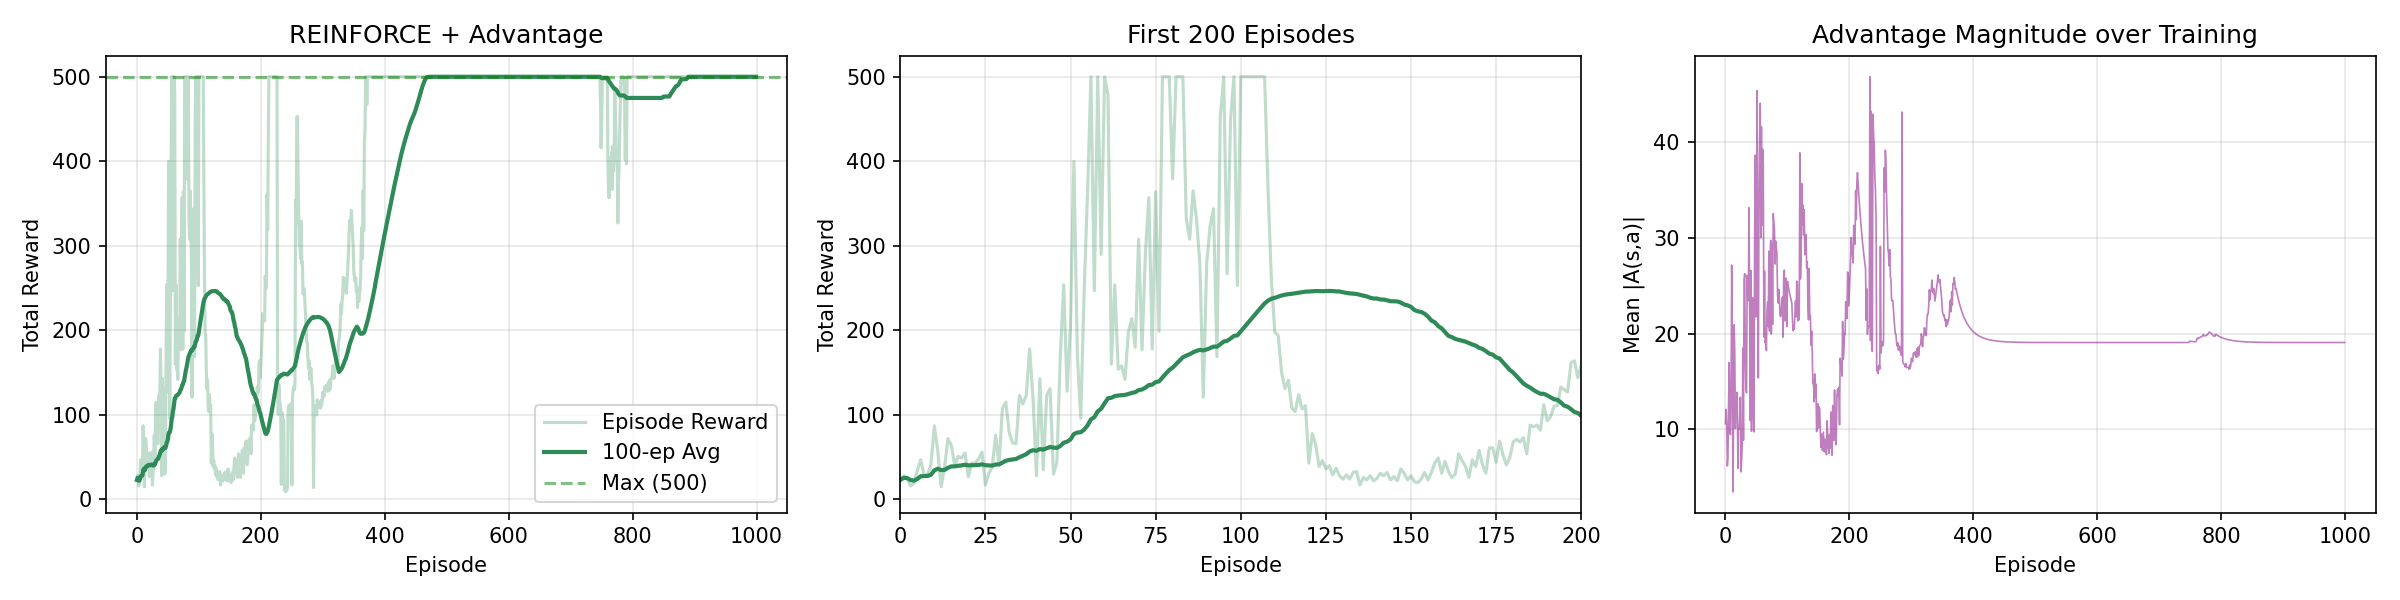

Python code for this plot:
"""
第 4 章 REINFORCE + 优势函数（Advantage Function）—— 完整版策略梯度

核心改进（对应 chapter4_order.md §4.5.2）:
    在基线的基础上，用"该动作之后的折扣回报"替代整场总分，实现正确的信用分配。
    权重 = G_t - b = A(s_t, a_t)，即优势函数。

公式对照:
    折扣回报:  G_t = Σ_{k=t+1}^T γ^{k-t-1} r_k                     —— §4.5.2 解法2
    优势函数:  A(s_t, a_t) = G_t - b                                —— §4.5.2 末尾
    梯度:      ∇R̄_θ ≈ (1/N) Σ_n Σ_t  A(s_t, a_t) · ∇log π_θ(a_t|s_t)
    损失:      L = - Σ_t A(s_t, a_t) · log π_θ(a_t | s_t)

三个版本的演进:
    reinforce.py              → 权重 = R(τ)       （整场总分，无基线，无信用分配）
    reinforce_baseline.py     → 权重 = G_t - b     （折扣回报 + 基线）
    reinforce_advantage.py    → 权重 = A(s_t, a_t) （优势函数 = 本章最完整版本）

优势函数的含义:
    "在状态 s_t 采取动作 a_t，相对于平均水平有多好"
    A > 0 → 这个动作比平均好 → 提升概率
    A < 0 → 这个动作比平均差 → 降低概率
    这正是后续 Actor-Critic / A2C / PPO 的核心组件。

运行方式:
    python reinforce_advantage.py
"""

import gymnasium as gym
import torch
import torch.nn as nn
import torch.nn.functional as F
import torch.optim as optim
import numpy as np
import matplotlib
matplotlib.use('Agg')
import matplotlib.pyplot as plt
import sys
import os

if hasattr(sys.stdout, 'reconfigure'):
    sys.stdout.reconfigure(encoding='utf-8')


# ──────────────────────────────────────────────────────────────────
# 策略网络（Actor）
# ──────────────────────────────────────────────────────────────────
class PolicyNet(nn.Module):
    """两层 MLP，输入状态 → 输出动作 logits。"""

    def __init__(self, state_dim, action_dim, hidden_dim=128):
        super().__init__()
        self.fc1 = nn.Linear(state_dim, hidden_dim)
        self.fc2 = nn.Linear(hidden_dim, action_dim)

    def forward(self, x):
        x = F.relu(self.fc1(x))
        return self.fc2(x)

    def get_action(self, state):
        """按策略采样动作，返回 (action, log_prob)。"""
        state = torch.FloatTensor(state).unsqueeze(0)
        logits = self.forward(state)
        probs = F.softmax(logits, dim=-1)
        dist = torch.distributions.Categorical(probs)
        action = dist.sample()
        log_prob = dist.log_prob(action)
        return action.item(), log_prob


# ──────────────────────────────────────────────────────────────────
# REINFORCE + Advantage 训练
# ──────────────────────────────────────────────────────────────────
def train_reinforce_advantage(env, policy_net, optimizer, n_episodes=1000,
                              gamma=0.99, print_every=100):
    """
    REINFORCE + 优势函数（完整版策略梯度）。

    每回合:
        1. 采样一条完整轨迹
        2. 从后往前计算折扣回报 G_t（信用分配）
        3. 用历史 G_t 的滑动平均作为基线 b
        4. 优势 A_t = G_t - b
        5. 损失 = - Σ_t A_t · log π(a_t|s_t)

    这是第 4 章策略梯度的最终形态，也是 Actor-Critic 的基础。
    """
    reward_history = []
    avg_reward_history = []
    advantage_history = []   # 记录每回合平均 |A_t|，观察优势的尺度变化

    baseline = 0.0
    baseline_alpha = 0.05

    for ep in range(n_episodes):
        # ── 1. 采样轨迹 ──
        state, _ = env.reset()
        log_probs = []
        rewards = []
        done = False
        total_reward = 0

        while not done:
            action, log_prob = policy_net.get_action(state)
            next_state, reward, terminated, truncated, _ = env.step(action)
            done = terminated or truncated

            log_probs.append(log_prob)
            rewards.append(reward)
            total_reward += reward
            state = next_state

        reward_history.append(total_reward)

        # ── 2. 从后往前计算折扣回报 G_t（信用分配的核心） ──
        #  G_t = r_{t+1} + γ·r_{t+2} + γ²·r_{t+3} + ...
        #  递推: G_T = r_T,  G_t = r_t + γ·G_{t+1}
        T = len(rewards)
        returns = torch.zeros(T)
        G = 0.0
        for t in reversed(range(T)):
            G = rewards[t] + gamma * G
            returns[t] = G

        # ── 3. 更新基线 ──
        baseline = baseline + baseline_alpha * (returns.mean().item() - baseline)

        # ── 4. 计算优势函数 A_t = G_t - b ──
        advantages = returns - baseline

        # ── 5. 构造损失: L = - Σ_t A_t · log π(a_t|s_t) ──
        policy_loss = []
        for log_prob, A_t in zip(log_probs, advantages):
            policy_loss.append(-log_prob * A_t)
        loss = torch.stack(policy_loss).sum()

        # ── 6. 反向传播 ──
        optimizer.zero_grad()
        loss.backward()
        optimizer.step()

        # ── 日志 ──
        avg_reward = np.mean(reward_history[-100:]) if len(reward_history) >= 100 else np.mean(reward_history)
        avg_reward_history.append(avg_reward)
        advantage_history.append(advantages.abs().mean().item())

        if (ep + 1) % print_every == 0:
            print(f"  回合 {ep+1:>4d}/{n_episodes} | "
                  f"奖励: {total_reward:>4.0f} | "
                  f"基线: {baseline:>6.1f} | "
                  f"平均|A|: {advantages.abs().mean().item():>5.1f} | "
                  f"近100回合平均: {avg_reward:.1f}")

    return reward_history, avg_reward_history, advantage_history


# ──────────────────────────────────────────────────────────────────
# 主程序
# ──────────────────────────────────────────────────────────────────
def main():
    print("=" * 60)
    print("  第 4 章 REINFORCE + Advantage（完整版策略梯度）")
    print("  A(s_t, a_t) = G_t - b")
    print("  ∇R̄ ≈ (1/N) Σ Σ A(s_t, a_t) · ∇log π(a_t|s_t)")
    print("=" * 60)

    env = gym.make("CartPole-v1")
    state_dim = env.observation_space.shape[0]
    action_dim = env.action_space.n
    print(f"\n环境: CartPole-v1")
    print(f"  状态维度: {state_dim}, 动作数: {action_dim}")
    print(f"  改进: 折扣回报 G_t（信用分配）+ 基线 b → 优势函数 A(s,a)\n")

    policy_net = PolicyNet(state_dim, action_dim, hidden_dim=128)
    optimizer = optim.Adam(policy_net.parameters(), lr=0.01)

    print("开始训练...\n")
    rewards, avg_rewards, advantages = train_reinforce_advantage(
        env, policy_net, optimizer,
        n_episodes=1000, gamma=0.99, print_every=100
    )
    env.close()

    # ── 结果 ──
    print(f"\n[训练完成]")
    print(f"  前100回合平均奖励: {np.mean(rewards[:100]):.1f}")
    print(f"  后100回合平均奖励: {np.mean(rewards[-100:]):.1f}")
    print(f"  最高单回合奖励:    {np.max(rewards):.0f}")

    # ── 绘图：三列对比 ──
    fig, axes = plt.subplots(1, 3, figsize=(16, 4))

    # 左：奖励曲线
    axes[0].plot(rewards, alpha=0.3, color='seagreen', label='Episode Reward')
    axes[0].plot(avg_rewards, color='seagreen', linewidth=2, label='100-ep Avg')
    axes[0].axhline(y=500, color='green', linestyle='--', alpha=0.5, label='Max (500)')
    axes[0].set_xlabel('Episode')
    axes[0].set_ylabel('Total Reward')
    axes[0].set_title('REINFORCE + Advantage')
    axes[0].legend()
    axes[0].grid(True, alpha=0.3)

    # 中：前200回合放大
    axes[1].plot(rewards, alpha=0.3, color='seagreen')
    axes[1].plot(avg_rewards, color='seagreen', linewidth=2)
    axes[1].set_xlabel('Episode')
    axes[1].set_ylabel('Total Reward')
    axes[1].set_title('First 200 Episodes')
    axes[1].set_xlim(0, 200)
    axes[1].grid(True, alpha=0.3)

    # 右：优势函数尺度变化
    axes[2].plot(advantages, alpha=0.5, color='purple', linewidth=0.8)
    axes[2].set_xlabel('Episode')
    axes[2].set_ylabel('Mean |A(s,a)|')
    axes[2].set_title('Advantage Magnitude over Training')
    axes[2].grid(True, alpha=0.3)

    plt.tight_layout()
    plt.savefig("reinforce_advantage.png", dpi=150)
    plt.close()
    print(f"\n图表已保存为 reinforce_advantage.png")

    # ── 三版本对比总结 ──
    print("\n" + "=" * 60)
    print("第 4 章三个版本的对比:")
    print("  reinforce.py             → 权重 = R(τ)      (整场总分)")
    print("  reinforce_baseline.py    → 权重 = G_t - b   (折扣回报 + 基线)")
    print("  reinforce_advantage.py   → 权重 = A(s,a)    (优势函数 = 最终版)")
    print()
    print("核心要点:")
    print("  1. 信用分配: 只算动作之后的奖励（G_t），不回溯过去")
    print("  2. 折扣因子 γ: 越远的奖励权重越小（γ^{t'-t}）")
    print("  3. 基线 b: 让优势有正有负，减少方差")
    print("  4. 优势函数 A(s,a) = G_t - b → Actor-Critic 的核心")
    print("  5. 后续章节: Critic 网络直接估计 A(s,a) → A2C/PPO")
    print("=" * 60)


if __name__ == "__main__":
    main()
